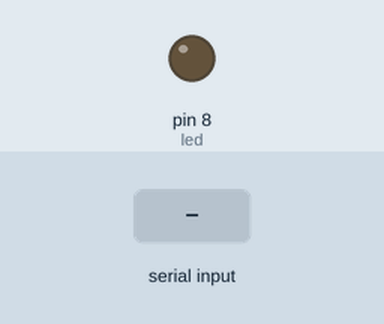
Recording of a sketch running on a simulated Arduino Uno, built with avr-gcc and run on an emulated ATmega328P. On the bench: output pins drawn as LEDs (lit = HIGH). Dashed ring = blinking. Inputs (shaded band) come from the test bench.

Above: at 1.2 s.
1.3 s: "1" received over Serial
At 1.8 s:
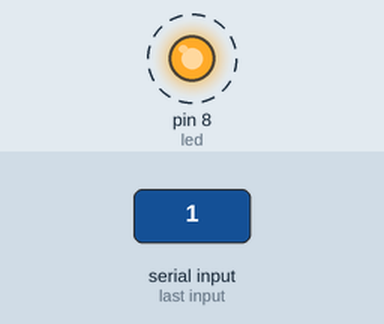
Timing chart, 0 to 10.3 s (numbered marks = the images above; inputs shaded):
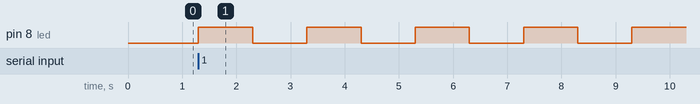

The sketch:

r_-_03-19_-_comunicacion_serial_punto_1.ino
```cpp
int led = 8;

void setup() {
  Serial.begin(9600);
  pinMode(led,OUTPUT);
}


void loop() {
  if(Serial.available()>0){
    digitalWrite(led,HIGH);
    delay(1000);
    digitalWrite(led,LOW);
    delay(1000);
  }
}
```

Measured:
- after the input at 1.3 s, pin 8 (led): alternates HIGH for 1.0 s and LOW for 1.0 s, starting at once
